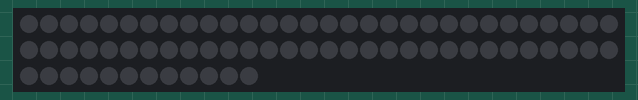
This sketch was run on a simulated Arduino Uno, built for the host (arithmetic inside an expression is 32-bit, double 64-bit). On the bench: 72 RGB LEDs in strip order, left to right, continuing on the next row. Dim RGB values are drawn brighter than linear; colours are those a GRB WS2812 strip shows for the declared byte order; what the sketch prints to the serial monitor is not drawn.

Above: at 0.1 s.
At 2.42 s:
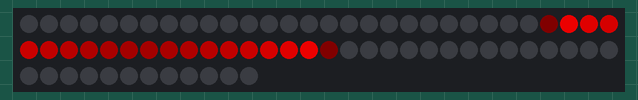
At 3.38 s:
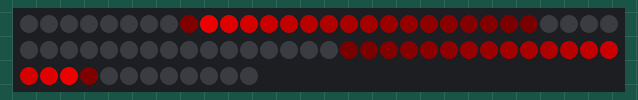
At 6.75 s:
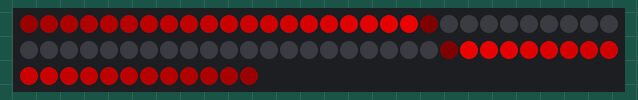
At 10.07 s:
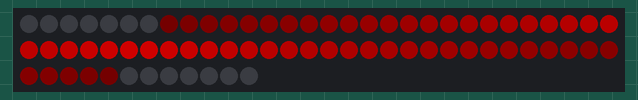
At 13.38 s:
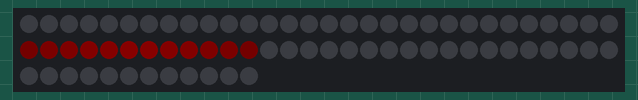

The sketch:

New_Kit_Scanner.ino.ino
```cpp
//Knight Scanner v3
//By Ashrond
//https://www.programmingelectronics.com/arduino-sketch-with-millis-instead-of-delay/

#include <FastLED.h>
#define NUM_LEDS 72                                  // How many leds in your strip?
#define DATA_PIN 7

#define series1 210                                  //190 2000 for 80's 218 3000 for 2008
#define series2 239                                  //190 2000 for 80's 218 3000 for 2008
#define delay1 51                                    //Swipe fast out
#define delay2 142                                   //Swipe slow in
#define PulseFreq 15000

// Green, Red, Blue
#define Orange ( 70, 255, 0)
#define Red ( 0, 255, 0)
#define Green ( 255, 0, 0);
#define Blue ( 0, 0, 255)
#define color Red //type the name of the above predefined color you want the scanner to be


unsigned long counter;
unsigned long pre_counter;

CRGB leds[NUM_LEDS];                                 // Define the array of leds

void setup() {
	Serial.begin(57600);
	//Serial.println("resetting");
	LEDS.addLeds<WS2812,DATA_PIN,RGB>(leds,NUM_LEDS);
	LEDS.setBrightness(200);
  //counter=0;
}

//.nscale8 effects the lenght of the light trail 190 is 2000 series, 220 appears similar to 3000 series.
void fadeall() { for(int i = 0; i < NUM_LEDS; i++) { leds[i].nscale8(series1); } }   //Swipe in
void fadeall2() { for(int i = 0; i < NUM_LEDS; i++) { leds[i].nscale8(series2); } }  //Swipe out

void loop() {
      //delay(PulseFreq);                              // Scan pattern delay
	    //static uint8_t hue = 255;
      system_tick();
        Serial.print(" Begin cycle");
}

void system_tick() {
    counter=millis();
    if(counter=PulseFreq) {

//------------------------Swipe Out-----------------------
Serial.print(" Swipe out");
  for(int i = 0; i < (NUM_LEDS / 2) + 38; i++) {
     leds[i] = CRGB color;                           // Set the color with variable "color"
        blur1d(leds, NUM_LEDS, 15);                  // Apply blur effect to lead the pattern with a few dim LED's

       for (uint8_t i=0; i < (NUM_LEDS); i--) {           //shift the position of the first half by half the total length.
          leds[i + (NUM_LEDS) + 35] = leds[i];
    }
       for (uint8_t i = 0; i < NUM_LEDS; i++) {        //Mirror the second half BACK to the first half.
          leds[i] = leds[(NUM_LEDS) -1 -i];
    }
    FastLED.show();                                   // Show the leds
      fadeall();                                      // Apply fade effect
        delay(delay1);                                // Speed of cycle, in one direction
    }
  }

//------------------------Swipe In------------------------
if(counter=15000) {

Serial.print(" Swipe in");
  for(int i = 0; i < (NUM_LEDS /2) + 38; i++) {
     leds[i] = CRGB color;                           // Set the color with variable "color"
        blur1d(leds, NUM_LEDS, 15);                  // Apply blur effect to lead the pattern with a few dim LED's
          mirror();                                  // Mirror pattern to other side of the strip
    FastLED.show();                                  // Show the leds
      fadeall2();                                    // Apply fade effect
        delay(delay2);                               // Speed of cycle, in one direction
	}
 counter=0;
}
//------------------------Mirror---------------------------
Serial.print(" End cycle");
Serial.print(counter);
}

void mirror() {                                     // mirror data to the other half
  for (uint8_t i = 0; i < NUM_LEDS / 2; i++) {
    leds[NUM_LEDS - 1 - i] = leds[i];
  }
}
```

Measured:
- by itself, everything shown: repeats every 14.6 s, in 85 steps
